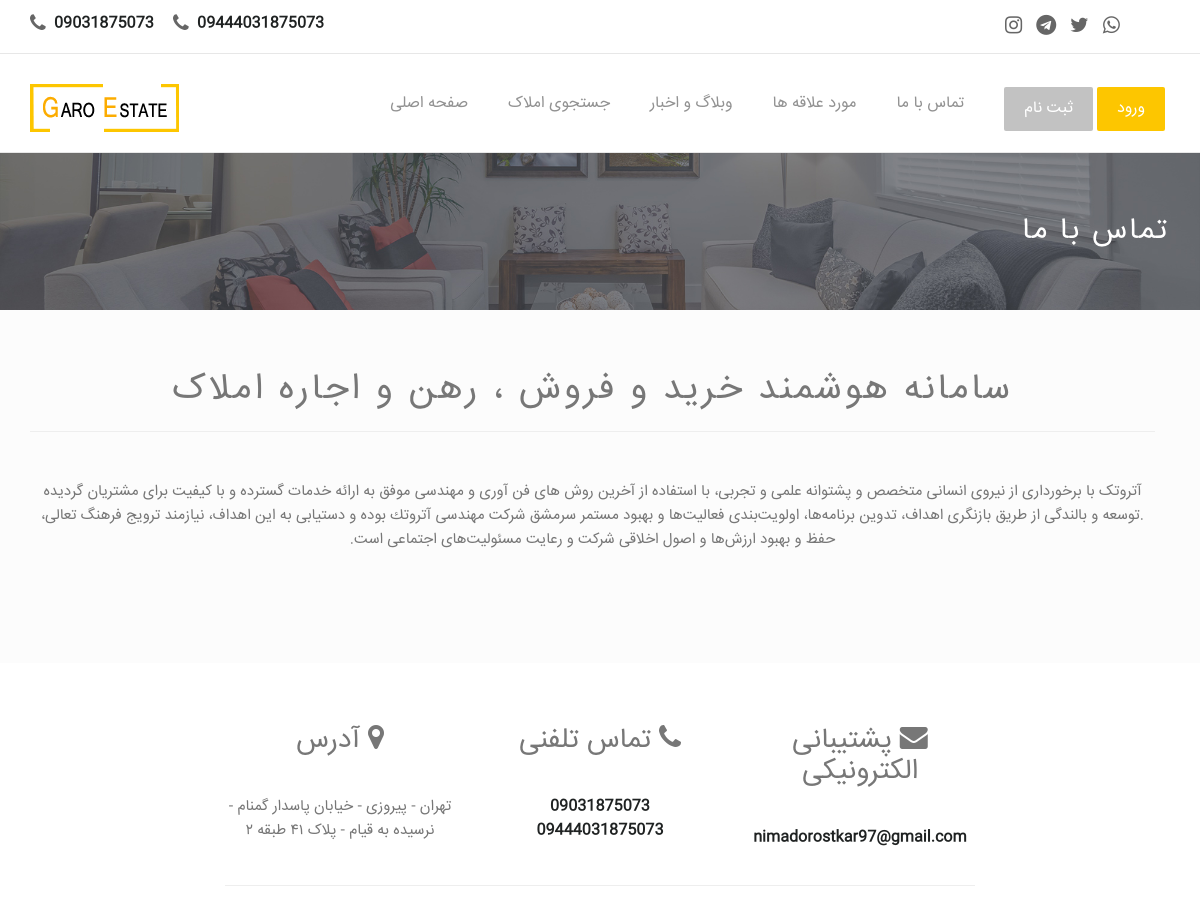
Before: /contact (upper part) with the older database file.
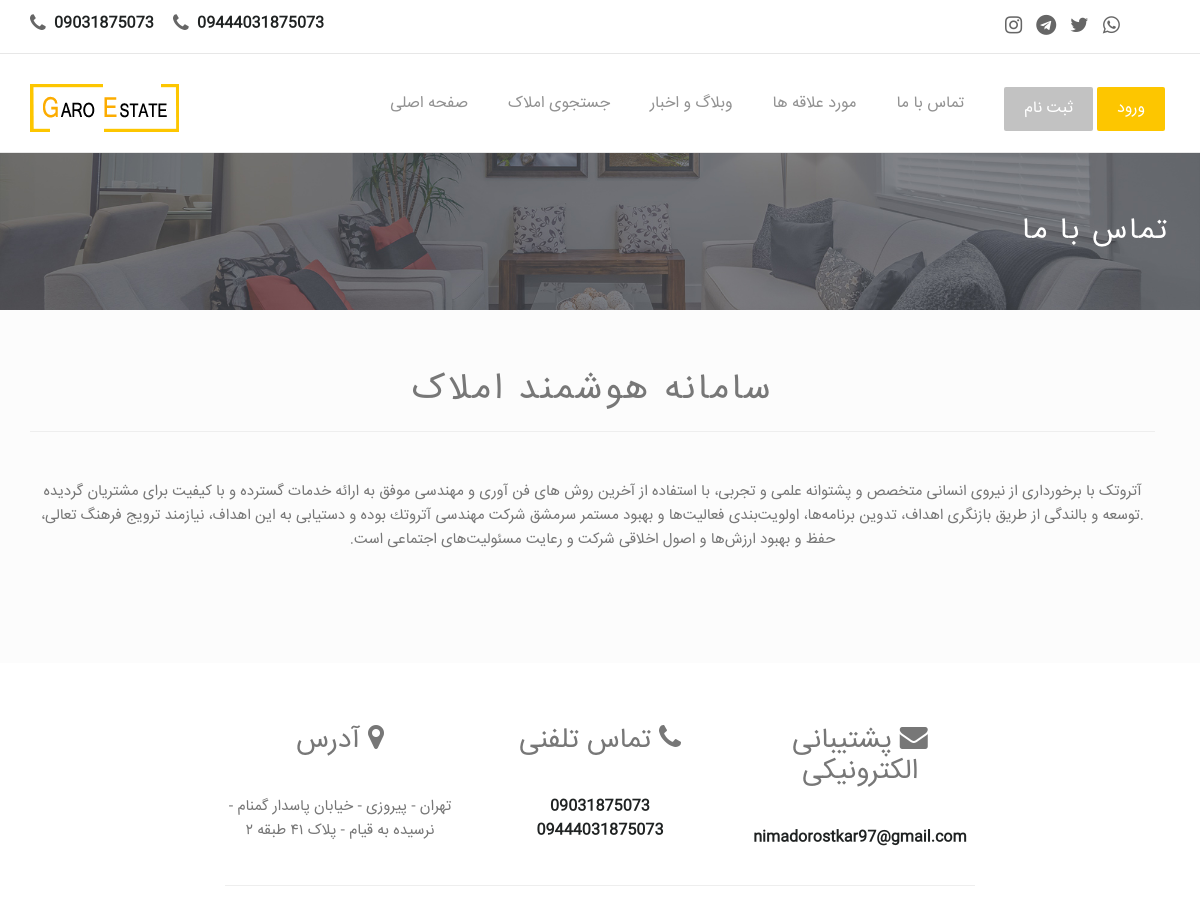
After: the same page with the newer database file.
### app/models.py (models this page shows, shortened)
class Settings(models.Model):
  title = models.CharField(max_length=100, verbose_name = "عنوان")
  title_below = models.CharField(max_length=300 , null=True, blank=True , verbose_name = "متن زیر عنوان")
  introduction_text = models.TextField(max_length=2000 , null=True, blank=True , verbose_name = "متن معرفی" )
  contact_page_text = models.TextField(max_length=2000 , null=True, blank=True , verbose_name = "متن صفحه تماس با ما")
  experts_number = models.IntegerField(default='1', verbose_name = "تعداد کارشناسان")
  email = models.EmailField(max_length=200 , null=True , blank=True , verbose_name = "ایمیل")
  address = models.CharField(max_length=300 , null=True , blank=True , verbose_name = "آدرس")
  phone1 = models.CharField(max_length=20 , null=True , blank=True , verbose_name = "تلفن ۱")
  phone2 = models.CharField(max_length=20 , null=True , blank=True , verbose_name = "تلفن ۲")
  whatsapp_number = models.CharField(max_length=20 , null=True , blank=True , verbose_name = "شماره واتساپ")
  instagram = models.URLField(max_length=500, null=True, blank=True, verbose_name = "لینک اینستاگرام")
  telegram = models.URLField(max_length=500, null=True, blank=True, verbose_name = "لینک تلگرام")
  twitter = models.URLField(max_length=500, null=True, blank=True, verbose_name = "لینک توییتر")
  whatsapp = models.URLField(max_length=500, null=True, blank=True, verbose_name = "لینک واتس اپ")
  lat_long = models.CharField(max_length=50 , null=True , blank=True , verbose_name = "lat & long")
  logo = models.ImageField(default='logo.png', upload_to='logo', null=True, blank=True, verbose_name = "لوگو")
  header_image = models.ImageField(default='header.png', upload_to='header', null=True, blank=True, verbose_name = "تصویر سربرگ (header)")
  class Meta:
      verbose_name = "تنظیمات"
      verbose_name_plural = "تنظیمات"

### app/views.py (the view)
# urls.py: path('contact', views.contact, name='contact'),
def contact(request):
    if request.method == "POST":
        contact_form = ContactForm(data=request.POST)
        if contact_form.is_valid():
            obj = Contact()
            obj.name = contact_form.cleaned_data['name']
            obj.phone = contact_form.cleaned_data['phone']
            obj.body = contact_form.cleaned_data['body']
            obj.save()
    else:
        contact_form = ContactForm(data=request.POST)
    context = {'contact_form':contact_form}
    context['segment'] = 'contact'
    html_template = loader.get_template( 'contact.html' )
    return HttpResponse(html_template.render(context, request))

### app/context_processor.py (called while the page is built)
def settings(request):
    return {
    'settings': models.Settings.objects.all().last() ,
    'latestpost_list' : Post.objects.all().order_by('-post_date')[:3] ,
    'footer_latestpost_list' : Post.objects.all().order_by('-post_date')[:2]
    }

### crm/context_processor.py (called while the page is built)
def notification(request):
    if request.user.is_superuser:
        return {
           'new_reqs': models.Order_request.objects.filter(status='جدید').order_by('-date_created') ,
           'new_req_counts': models.Order_request.objects.filter(status='جدید').count()
        }
    elif request.user.is_authenticated:
        return {
           'new_reqs': models.Order_request.objects.filter(status='جدید' , user__user=request.user ).order_by('-date_created') ,
           'new_req_counts': models.Order_request.objects.filter(status='جدید' , user__user=request.user ).count()
        }
    else:
        return { 'userProfile': None }

def accessType(request):
    if request.user.is_authenticated:
        return { 'userProfile': get_object_or_404(models.Profile, user=request.user) }
    else:
        return { 'userProfile': None }

### templates/contact.html (shortened to what this page needs)
{% extends "base.html" %}
{% load static %}
{% block content %}
        <div style="background:#494C53 url({{ settings.header_image.url }}) no-repeat scroll center top / cover; color:#FFF; position: relative; min-height: 140px; ">
            <div class="container">
                <div class="row" dir="rtl">
                    <div class="page-head-content">
                        <h1 class="page-title"> تماس با ما </h1>
                    </div>
                </div>
            </div>
        </div>
        <div class="content-area blog-page padding-top-40" style="background-color: #FCFCFC; padding-bottom: 55px;">
            <div class="container">
                <div class="row" dir="rtl" align="center">
                    <div class="blog-lst col-md-12 pl0">
                      <section class="post">
                          <div class="text-center padding-b-50">
                              <h2 class="wow fadeInLeft animated" dir="rtl"> {{ settings.title }} </h2>
                          </div>
                            <hr><br>
                            <p> {{ settings.contact_page_text }} </p>
                      </section>
                    </div>
                </div>
            </div>
        </div>
        <div class="content-area recent-property padding-top-40" style="background-color: #FFF;">
            <div class="container" dir="rtl" align="center">
                <div class="row">
                    <div class="col-md-8 col-md-offset-2">
                        <div class="" id="contact1">
                          <div class="row">
                              <div class="col-sm-4">
                                  <h3><i class="fa fa-map-marker"></i> آدرس </h3>
                                   <br> <p> {{ settings.address }} </p>
                              </div>
                              <div class="col-sm-4">
                                  <h3><i class="fa fa-phone"></i> تماس تلفنی </h3>
                                  <br>
                                  <p>
                                     <a href="tel:{{ settings.phone1 }}">  {{ settings.phone1 }}</a>
                                     <br>
                                     <a href="tel:{{ settings.phone2 }}">  {{ settings.phone2 }} </a>
                                  </p>
                              </div>
                              <div class="col-sm-4">
                                  <h3><i class="fa fa-envelope"></i> پشتیبانی الکترونیکی </h3>
                                  <br>
                                  <p> <a href="mailto:{{ settings.email }}"> {{ settings.email }}</a> </p>
                              </div>
                          </div>
                            <hr>
                        </div>
                    </div>
                </div>
            </div>
        </div>
{% endblock content %}

### templates/base.html (shortened to what the changed rows need)
{% load static %}
{% load bootstrap %}
<!DOCTYPE html>
<html class="no-js">
<head>
  <link rel="stylesheet" href="{% static 'assets/css/normalize.css' %}">
  <link rel="stylesheet" href="{% static 'assets/css/font-awesome.min.css' %}">
  <link rel="stylesheet" href="{% static 'assets/css/fontello.css">
  <link href="{% static 'assets/fonts/icon-7-stroke/css/pe-icon-7-stroke.css' %}" rel="stylesheet">
  <link href="{% static 'assets/fonts/icon-7-stroke/css/helper.css' %}" rel="stylesheet">
  <link href="{% static 'assets/css/animate.css' %}" rel="stylesheet" media="screen">
  <link rel="stylesheet" href="{% static 'assets/css/bootstrap-select.min.css' %}">
  <link rel="stylesheet" href="{% static 'bootstrap/css/bootstrap.min.css' %}">
  <link rel="stylesheet" href="{% static 'assets/css/icheck.min_all.css' %}">
  <link rel="stylesheet" href="{% static 'assets/css/price-range.css' %}">
  <link rel="stylesheet" href="{% static 'assets/css/owl.carousel.css' %}">
  <link rel="stylesheet" href="{% static 'assets/css/owl.theme.css' %}">
  <link rel="stylesheet" href="{% static 'assets/css/owl.transitions.css' %}">
  <link rel="stylesheet" href="{% static 'assets/css/style.css' %}">
  <link rel="stylesheet" href="{% static 'assets/css/responsive.css' %}">
  <link rel="stylesheet" href="https://cdnjs.cloudflare.com/ajax/libs/font-awesome/4.7.0/css/font-awesome.min.css">
</head>
<body>
  <div class="header-connect">
  		<div class="container">
  				<div class="row">
  						<div class="col-md-5 col-sm-8  col-xs-12">
  								<div class="header-half header-call">
  										<p>
  												<span> <i class="fa fa-phone"></i> <a href="tel:{{ settings.phone1 }}"> {{ settings.phone1 }} </a> </span>
                          <span> <i class="fa fa-phone"></i> <a href="tel:{{ settings.phone2 }}"> {{ settings.phone2 }} </a> </span>
  										</p>
  								</div>
  						</div>
  				</div>
  		</div>
  </div>
  <nav class="navbar navbar-default ">
  		<div class="container">
  				<div class="navbar-header">
  						<a class="navbar-brand" href="{% url 'app:home' %}"><img src="{{ settings.logo.url }}" alt="{{ settings.title }}"></a>
  				</div>
  		</div>
  </nav>
{% block content %}{% endblock content %}
</body>
</html>

Changed rows visible on the page:
changed Settings "تهران - پیروزی - خیابان پاسدار گمنام - نرسیده به قیام - پلاک ۴۱ طبقه ۲": title "سامانه هوشمند خرید و فروش ، رهن و اجاره املاک" → "سامانه هوشمند املاک"
